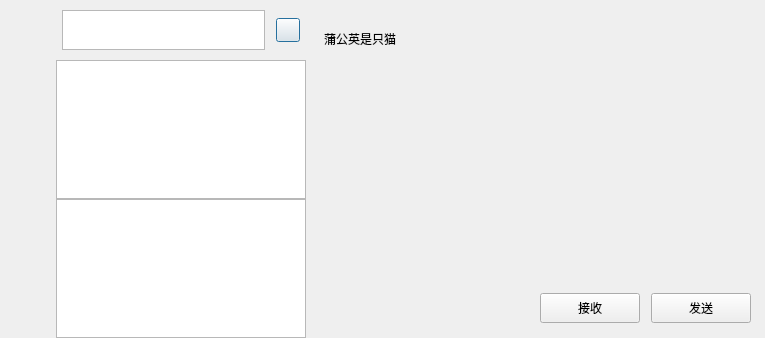
<?xml version="1.0" encoding="UTF-8"?>
<ui version="4.0">
 <class>ChatDialog</class>
 <widget class="QDialog" name="ChatDialog">
  <property name="geometry">
   <rect>
    <x>0</x>
    <y>0</y>
    <width>765</width>
    <height>338</height>
   </rect>
  </property>
  <property name="sizePolicy">
   <sizepolicy hsizetype="Fixed" vsizetype="Expanding">
    <horstretch>0</horstretch>
    <verstretch>0</verstretch>
   </sizepolicy>
  </property>
  <property name="windowTitle">
   <string>Dialog</string>
  </property>
  <layout class="QHBoxLayout" name="horizontalLayout">
   <property name="spacing">
    <number>0</number>
   </property>
   <property name="leftMargin">
    <number>0</number>
   </property>
   <property name="topMargin">
    <number>0</number>
   </property>
   <property name="rightMargin">
    <number>0</number>
   </property>
   <property name="bottomMargin">
    <number>0</number>
   </property>
   <item>
    <widget class="QWidget" name="side_bar" native="true">
     <property name="sizePolicy">
      <sizepolicy hsizetype="Fixed" vsizetype="Expanding">
       <horstretch>0</horstretch>
       <verstretch>0</verstretch>
      </sizepolicy>
     </property>
     <property name="minimumSize">
      <size>
       <width>56</width>
       <height>0</height>
      </size>
     </property>
     <property name="maximumSize">
      <size>
       <width>56</width>
       <height>16777215</height>
      </size>
     </property>
     <layout class="QVBoxLayout" name="verticalLayout">
      <property name="spacing">
       <number>0</number>
      </property>
      <property name="leftMargin">
       <number>11</number>
      </property>
      <property name="topMargin">
       <number>15</number>
      </property>
      <property name="rightMargin">
       <number>0</number>
      </property>
      <property name="bottomMargin">
       <number>0</number>
      </property>
      <item>
       <widget class="QWidget" name="widget" native="true">
        <layout class="QVBoxLayout" name="verticalLayout_3" stretch="0,0,0">
         <property name="spacing">
          <number>0</number>
         </property>
         <property name="leftMargin">
          <number>0</number>
         </property>
         <property name="topMargin">
          <number>0</number>
         </property>
         <property name="rightMargin">
          <number>0</number>
         </property>
         <property name="bottomMargin">
          <number>0</number>
         </property>
         <item>
          <widget class="QLabel" name="side_head_label">
           <property name="minimumSize">
            <size>
             <width>30</width>
             <height>30</height>
            </size>
           </property>
           <property name="maximumSize">
            <size>
             <width>30</width>
             <height>30</height>
            </size>
           </property>
           <property name="text">
            <string/>
           </property>
          </widget>
         </item>
         <item>
          <widget class="QLabel" name="side_chat_label">
           <property name="minimumSize">
            <size>
             <width>30</width>
             <height>30</height>
            </size>
           </property>
           <property name="maximumSize">
            <size>
             <width>30</width>
             <height>30</height>
            </size>
           </property>
           <property name="text">
            <string/>
           </property>
          </widget>
         </item>
         <item>
          <widget class="QLabel" name="side_friend_label">
           <property name="minimumSize">
            <size>
             <width>30</width>
             <height>30</height>
            </size>
           </property>
           <property name="maximumSize">
            <size>
             <width>30</width>
             <height>30</height>
            </size>
           </property>
           <property name="text">
            <string/>
           </property>
          </widget>
         </item>
        </layout>
       </widget>
      </item>
      <item>
       <spacer name="verticalSpacer">
        <property name="orientation">
         <enum>Qt::Orientation::Vertical</enum>
        </property>
        <property name="sizeHint" stdset="0">
         <size>
          <width>20</width>
          <height>230</height>
         </size>
        </property>
       </spacer>
      </item>
     </layout>
    </widget>
   </item>
   <item>
    <widget class="QWidget" name="chat_user_wid" native="true">
     <property name="minimumSize">
      <size>
       <width>250</width>
       <height>0</height>
      </size>
     </property>
     <property name="maximumSize">
      <size>
       <width>250</width>
       <height>16777215</height>
      </size>
     </property>
     <layout class="QVBoxLayout" name="verticalLayout_2">
      <property name="spacing">
       <number>0</number>
      </property>
      <property name="leftMargin">
       <number>0</number>
      </property>
      <property name="topMargin">
       <number>0</number>
      </property>
      <property name="rightMargin">
       <number>0</number>
      </property>
      <property name="bottomMargin">
       <number>0</number>
      </property>
      <item>
       <widget class="QWidget" name="search_wid" native="true">
        <property name="minimumSize">
         <size>
          <width>0</width>
          <height>60</height>
         </size>
        </property>
        <property name="maximumSize">
         <size>
          <width>16777215</width>
          <height>60</height>
         </size>
        </property>
        <layout class="QHBoxLayout" name="horizontalLayout_2">
         <property name="leftMargin">
          <number>6</number>
         </property>
         <property name="topMargin">
          <number>6</number>
         </property>
         <property name="rightMargin">
          <number>6</number>
         </property>
         <property name="bottomMargin">
          <number>6</number>
         </property>
         <item>
          <widget class="QTextEdit" name="search_edit">
           <property name="minimumSize">
            <size>
             <width>0</width>
             <height>40</height>
            </size>
           </property>
           <property name="maximumSize">
            <size>
             <width>16777215</width>
             <height>40</height>
            </size>
           </property>
          </widget>
         </item>
         <item>
          <spacer name="horizontalSpacer">
           <property name="orientation">
            <enum>Qt::Orientation::Horizontal</enum>
           </property>
           <property name="sizeType">
            <enum>QSizePolicy::Policy::Fixed</enum>
           </property>
           <property name="sizeHint" stdset="0">
            <size>
             <width>5</width>
             <height>20</height>
            </size>
           </property>
          </spacer>
         </item>
         <item>
          <widget class="QPushButton" name="add_btn">
           <property name="minimumSize">
            <size>
             <width>24</width>
             <height>24</height>
            </size>
           </property>
           <property name="maximumSize">
            <size>
             <width>24</width>
             <height>24</height>
            </size>
           </property>
           <property name="text">
            <string/>
           </property>
          </widget>
         </item>
        </layout>
       </widget>
      </item>
      <item>
       <widget class="QListWidget" name="chat_user_list"/>
      </item>
      <item>
       <widget class="QListWidget" name="search_list"/>
      </item>
     </layout>
    </widget>
   </item>
   <item>
    <widget class="QWidget" name="chat_data_wid" native="true">
     <layout class="QVBoxLayout" name="verticalLayout_4">
      <property name="spacing">
       <number>0</number>
      </property>
      <property name="leftMargin">
       <number>0</number>
      </property>
      <property name="topMargin">
       <number>0</number>
      </property>
      <property name="rightMargin">
       <number>0</number>
      </property>
      <property name="bottomMargin">
       <number>0</number>
      </property>
      <item>
       <widget class="QWidget" name="title_wid" native="true">
        <layout class="QHBoxLayout" name="horizontalLayout_3">
         <item>
          <widget class="QWidget" name="widget_2" native="true">
           <property name="minimumSize">
            <size>
             <width>0</width>
             <height>60</height>
            </size>
           </property>
           <property name="maximumSize">
            <size>
             <width>16777215</width>
             <height>60</height>
            </size>
           </property>
           <layout class="QHBoxLayout" name="horizontalLayout_4">
            <item>
             <widget class="QLabel" name="title_label">
              <property name="text">
               <string>蒲公英是只猫</string>
              </property>
             </widget>
            </item>
           </layout>
          </widget>
         </item>
        </layout>
       </widget>
      </item>
      <item>
       <widget class="QWidget" name="chat_data_list" native="true"/>
      </item>
      <item>
       <widget class="QWidget" name="tool_wid" native="true">
        <property name="minimumSize">
         <size>
          <width>0</width>
          <height>60</height>
         </size>
        </property>
        <property name="maximumSize">
         <size>
          <width>16777215</width>
          <height>60</height>
         </size>
        </property>
        <layout class="QHBoxLayout" name="horizontalLayout_5">
         <item>
          <spacer name="horizontalSpacer_2">
           <property name="orientation">
            <enum>Qt::Orientation::Horizontal</enum>
           </property>
           <property name="sizeType">
            <enum>QSizePolicy::Policy::Fixed</enum>
           </property>
           <property name="sizeHint" stdset="0">
            <size>
             <width>5</width>
             <height>20</height>
            </size>
           </property>
          </spacer>
         </item>
         <item>
          <widget class="QLabel" name="emo_lable">
           <property name="minimumSize">
            <size>
             <width>25</width>
             <height>25</height>
            </size>
           </property>
           <property name="maximumSize">
            <size>
             <width>25</width>
             <height>25</height>
            </size>
           </property>
           <property name="text">
            <string/>
           </property>
          </widget>
         </item>
         <item>
          <spacer name="horizontalSpacer_4">
           <property name="orientation">
            <enum>Qt::Orientation::Horizontal</enum>
           </property>
           <property name="sizeType">
            <enum>QSizePolicy::Policy::Fixed</enum>
           </property>
           <property name="sizeHint" stdset="0">
            <size>
             <width>5</width>
             <height>20</height>
            </size>
           </property>
          </spacer>
         </item>
         <item>
          <widget class="QLabel" name="file_label">
           <property name="minimumSize">
            <size>
             <width>25</width>
             <height>25</height>
            </size>
           </property>
           <property name="maximumSize">
            <size>
             <width>25</width>
             <height>24</height>
            </size>
           </property>
           <property name="text">
            <string/>
           </property>
          </widget>
         </item>
         <item>
          <spacer name="horizontalSpacer_3">
           <property name="orientation">
            <enum>Qt::Orientation::Horizontal</enum>
           </property>
           <property name="sizeHint" stdset="0">
            <size>
             <width>40</width>
             <height>20</height>
            </size>
           </property>
          </spacer>
         </item>
        </layout>
       </widget>
      </item>
      <item>
       <widget class="QWidget" name="input_wid" native="true"/>
      </item>
      <item>
       <widget class="QWidget" name="button_wid" native="true">
        <property name="minimumSize">
         <size>
          <width>0</width>
          <height>60</height>
         </size>
        </property>
        <property name="maximumSize">
         <size>
          <width>16777215</width>
          <height>60</height>
         </size>
        </property>
        <layout class="QHBoxLayout" name="horizontalLayout_6">
         <item>
          <spacer name="horizontalSpacer_5">
           <property name="orientation">
            <enum>Qt::Orientation::Horizontal</enum>
           </property>
           <property name="sizeHint" stdset="0">
            <size>
             <width>40</width>
             <height>20</height>
            </size>
           </property>
          </spacer>
         </item>
         <item>
          <widget class="QPushButton" name="receive_btn">
           <property name="minimumSize">
            <size>
             <width>100</width>
             <height>30</height>
            </size>
           </property>
           <property name="maximumSize">
            <size>
             <width>100</width>
             <height>30</height>
            </size>
           </property>
           <property name="text">
            <string>接收</string>
           </property>
          </widget>
         </item>
         <item>
          <spacer name="horizontalSpacer_6">
           <property name="orientation">
            <enum>Qt::Orientation::Horizontal</enum>
           </property>
           <property name="sizeType">
            <enum>QSizePolicy::Policy::Fixed</enum>
           </property>
           <property name="sizeHint" stdset="0">
            <size>
             <width>5</width>
             <height>20</height>
            </size>
           </property>
          </spacer>
         </item>
         <item>
          <widget class="QPushButton" name="send_btn">
           <property name="minimumSize">
            <size>
             <width>100</width>
             <height>30</height>
            </size>
           </property>
           <property name="maximumSize">
            <size>
             <width>100</width>
             <height>30</height>
            </size>
           </property>
           <property name="text">
            <string>发送</string>
           </property>
          </widget>
         </item>
         <item>
          <spacer name="horizontalSpacer_7">
           <property name="orientation">
            <enum>Qt::Orientation::Horizontal</enum>
           </property>
           <property name="sizeType">
            <enum>QSizePolicy::Policy::Fixed</enum>
           </property>
           <property name="sizeHint" stdset="0">
            <size>
             <width>5</width>
             <height>20</height>
            </size>
           </property>
          </spacer>
         </item>
        </layout>
       </widget>
      </item>
     </layout>
    </widget>
   </item>
  </layout>
 </widget>
 <resources/>
 <connections/>
</ui>
